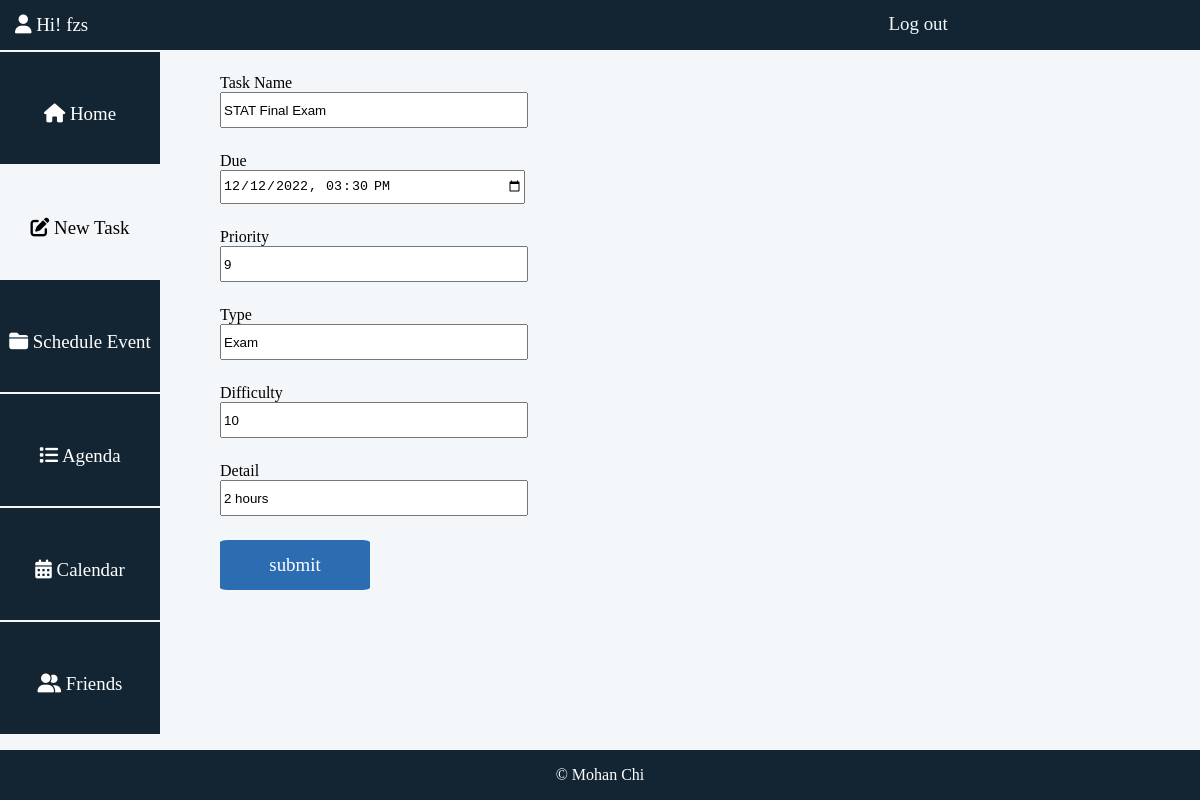
Page /AssistantApp/edit-task?id=4 (signed in) on the committed database.
### AssistantApp/models.py (models this page shows)
class task_Model(models.Model):
       id = models.AutoField(primary_key=True)
       taskname =models.CharField(max_length=32)
       due = models.DateTimeField()
       priority = models.CharField(max_length=32)
       type = models.CharField(max_length=32)
       difficulty = models.CharField(max_length=32)
       detail = models.CharField(max_length=32)
       visible = models.CharField(max_length=32)

### AssistantApp/views.py (the view, shortened to what this page needs)
# urls.py: path('edit-task', views.edit_task, name='edit_task'),
def edit_task(request):
    if request.method == "GET":
        template = loader.get_template('AssistantApp/newtask.html')
        task = task_Model.objects.get(id=request.GET.get('id'))
        context = {'username': request.session["username"], 'task': task}
        return HttpResponse(template.render(context, request))

### AssistantApp/templates/AssistantApp/newtask.html (shortened to what this page needs)
<!DOCTYPE html>
<html lang="en">
<head>
    {% load static %}
    <link rel="stylesheet" type="text/css" href="{% static 'AssistantApp/style.css' %}">
</head>
<body>
<div class="head-bar">
    <p><i class="fa-solid fa-user"></i> Hi! {{username}}</p>
    <a href="{% url 'logout' %}">Log out</a>
</div>
<div class="left-side">
    <ul class="menu">
        <li><a href="{% url 'index' %}"><span><i class="fa-solid fa-house"></i> Home</span></a></li>
        <li><a class="current" href="{% url 'new_task' %}"><span><i class="fa-sharp fa-solid fa-pen-to-square"></i> New Task</span></a></li>
        <li><a href="{% url 'new_task' %}"><span><i class="fa-solid fa-folder-closed"></i> Schedule Event</span></a></li>
        <li><a href="{% url 'agenda' %}"><span><i class="fa-solid fa-list"></i> Agenda</span></a></li>
        <li><a href="{% url 'agenda' %}"><span><i class="fa-solid fa-calendar-days"></i> Calendar</span></a></li>
        <li><a href="{% url 'agenda' %}"><span><i class="fa-solid fa-user-group"></i> Friends</span></a></li>
    </ul>
</div>
<div class="new-task">
    <form action="" method="POST">
            <div class="new-task-item">
                <span>Task Name</span><br>
                <input type="text" name="taskname" value="{{task.taskname}}"/>
            </div>
            <div class="new-task-item">
                <span>Due</span><br>
                <input type="datetime-local" name="due" value="{{task.due|date:'Y-m-d\TH:i'}}"/>
            </div>
            <div class="new-task-item">
                <span>Priority</span><br>
                <input type="number" name="priority" value="{{task.priority}}"/>
            </div>
            <div class="new-task-item">
                <span>Type</span><br>
                <input type="text" name="type" value="{{task.type}}"/>
            </div>
            <div class="new-task-item">
                <span>Difficulty</span><br>
                <input type="number" name="difficulty" value="{{task.difficulty}}"/>
            </div>
            <div class="new-task-item">
                <span>Detail</span><br>
                <input type="text" name="detail" value="{{task.detail}}"/>
            </div>
            <div class="new-task-item">
                <input class="submit" type="submit" value="submit">
            </div>
    </form>
</div>
<div class="footer-bar">
    <p>© Mohan Chi</p>
</div>
</body>
</html>

### static/AssistantApp/style.css (style rules this page uses)
.head-bar { width: 100%; position: fixed; height: 50px; left: 0; top: 0; background: #132533; text-align: center; align-items: center; display: flex; }
p { color: white; }
.head-bar p { margin-left: 15px; margin-right: 65%; color: white; font-size: 0.5cm; }
.head-bar a { margin-top: 25px; left: 100px; width: 100px; height: 50px; color: #f3f7fa; text-decoration: none; align-items: center; font-size: 0.5cm; }
.left-side { width: 160px; position: fixed; height: 100%; top: 50px; left: 0; background: #f3f7fa; padding: 0; }
.left-side .menu { list-style: none; padding-inline-start: initial; margin: 0; padding: 0; width: 100%; height: 100%; }
.left-side .menu li { height: 14%; left: 0; margin-top: 2px; }
.left-side .menu a { font-size: 0.5cm; color: #fff; text-decoration: none; width: 100%; height: 100%; text-align: center; display: flex; align-items: center; text-transform: capitalize; background: #132533; }
.left-side .menu .current { font-size: 0.5cm; color: black; text-decoration: none; width: 100%; height: 100%; text-align: center; display: flex; align-items: center; text-transform: capitalize; background: #f3f7fa; }
.left-side .menu a span { display: block; width: 100%; margin-top: 7%; align-items: center; }
.new-task { position: fixed; width: 100%; height: 92%; left: 160px; top: 50px; background: #f3f7fa; }
.new-task .new-task-item { margin-left: 5%; margin-top: 2%; }
.new-task .new-task-item input, select { width: 300px; height: 30px; }
.new-task .new-task-item .submit { font-family: "Times New Roman"; font-size: 0.5cm; width: 150px; height: 50px; background: #2c6db2; color: white; border: none; border-radius: 5%; }
.footer-bar { position: fixed; width: 100%; height: 50px; left: 0; bottom: 0; background: #132533; align-items: center; text-align: center; }

### rows in the picture
task_Model: taskname "STAT Final Exam", due "12/12/2022 15:30", priority "9", type "Exam", difficulty "10", detail "2 hours"

### other values in the picture
{{ username }} "fzs"
